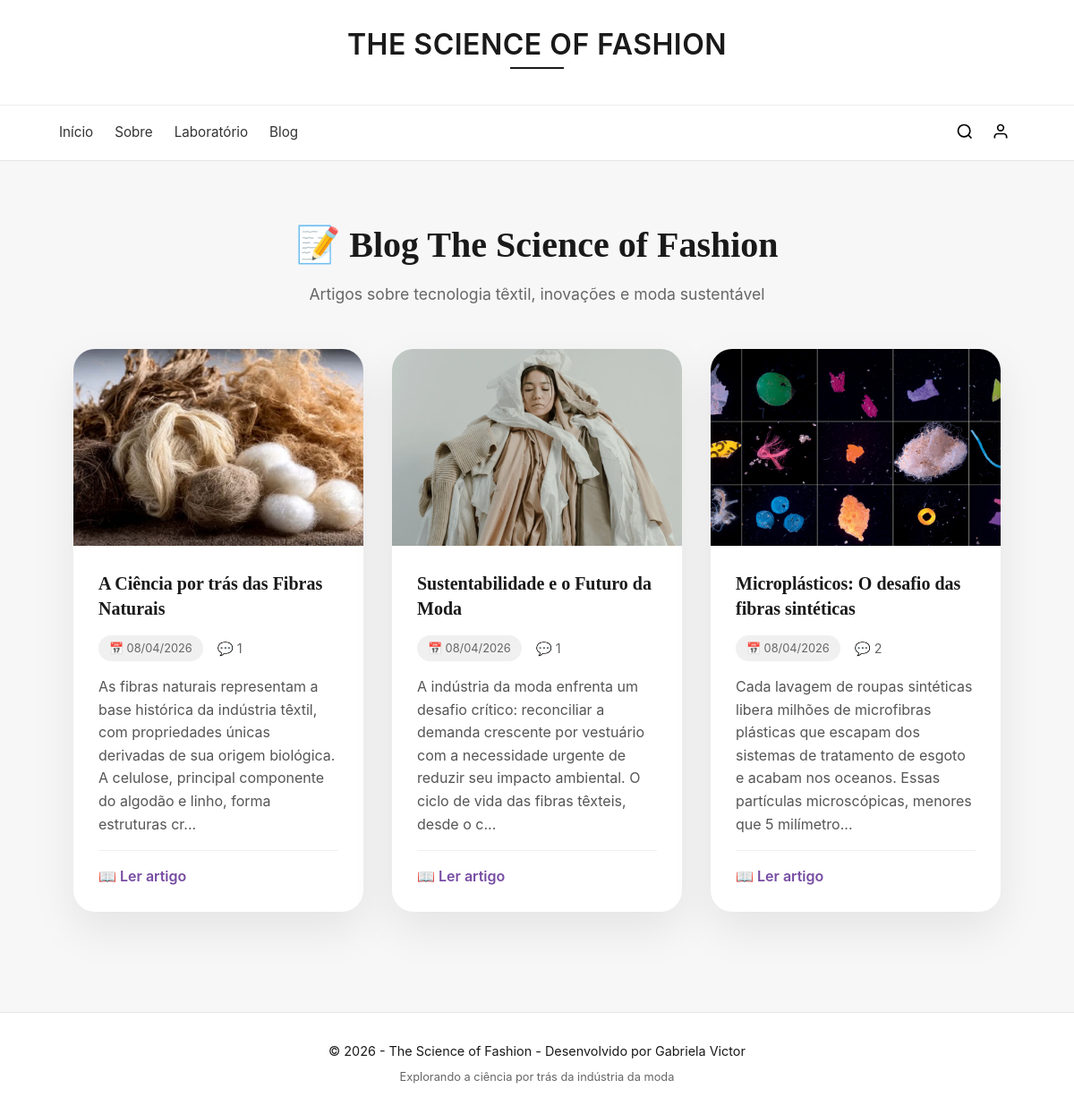
The app's page /blog (signed in) with its own data.
### models.py (models this page shows)
class Post(SQLModel, table=True):
    id: Optional[int] = Field(default=None, primary_key=True)
    titulo: str
    conteudo: str
    foto_url: Optional[str] = None
    data_publicacao: datetime = Field(default_factory=datetime.now)
    comentarios: List["Comentario"] = Relationship(back_populates="post")
    usuarios_que_favoritaram: List[Usuario] = Relationship(back_populates="posts_favoritos", link_model=FavoritoPost)

### main.py (the view)
@app.get("/blog", response_class=HTMLResponse)
async def listar_posts(
    request: Request,
    session: Session = Depends(get_session),
    usuario: Optional[Usuario] = Depends(get_usuario_logado)
):
    posts = session.exec(select(Post)).all()
    if "HX-Request" in request.headers:
        return templates.TemplateResponse(request, "partials/posts_list.html", {"posts": posts, "usuario": usuario})
    return templates.TemplateResponse(request, "blog/lista_posts.html", {"posts": posts, "usuario": usuario})

### templates/blog/lista_posts.html (shortened to what this page needs)
{% extends "base.html" %}
{% block content %}
<div id="blog-list-wrapper">
    {% include "partials/posts_list.html" %}
</div>
{% endblock %}

### templates/partials/posts_list.html
<div class="blog-container">
    <div class="blog-header">
        <h1>📝 Blog The Science of Fashion</h1>
        <p>Artigos sobre tecnologia têxtil, inovações e moda sustentável</p>
    </div>
    <div class="posts-grid" id="posts-grid">
        {% for post in posts %}
        <article class="post-card"
                 hx-get="/blog/post/{{ post.id }}"
                 hx-target="#main-content"
                 hx-push-url="true"
                 hx-swap="innerHTML">
            {% if post.foto_url %}
            <div class="post-card-image">
                <img src="{{ post.foto_url }}" alt="{{ post.titulo }}">
            </div>
            {% else %}
            <div class="post-card-image placeholder">
                <span>📷</span>
            </div>
            {% endif %}
            <div class="post-card-content">
                <h2 class="post-card-title">{{ post.titulo }}</h2>
                <div class="post-card-meta">
                    <span class="post-date">📅 {{ post.data_publicacao.strftime('%d/%m/%Y') }}</span>
                    <span class="comment-count">💬 {{ post.comentarios|length }}</span>
                </div>
                <p class="post-card-excerpt">{{ post.conteudo[:200] }}...</p>
                <div class="post-card-footer">
                    <span class="read-more">📖 Ler artigo</span>
                </div>
            </div>
        </article>
        {% else %}
        <div class="no-posts">
            <p>Nenhum post encontrado.</p>
        </div>
        {% endfor %}
    </div>
</div>

### static/css/base.css (style rules this page uses)
* { margin: 0; padding: 0; box-sizing: border-box; }
body { font-family: -apple-system, BlinkMacSystemFont, "Segoe UI", Roboto, sans-serif; background: #f7f7f8; color: #1a1a1a; line-height: 1.5; }

### static/css/pages/blog.css (style rules this page uses)
.blog-container { max-width: 1100px; margin: 0 auto; padding: 2rem 1rem 4rem; }
.blog-header { text-align: center; margin-bottom: 3rem; }
.blog-header h1 { font-size: 2.5rem; margin-bottom: 0.75rem; color: #1a1a1a; font-family: 'Playfair Display', serif; }
.blog-header p { font-size: 1.1rem; color: #666; }
.posts-grid { display: grid; grid-template-columns: repeat(auto-fill, minmax(320px, 1fr)); gap: 2rem; margin-top: 2rem; }
.post-card { background: #fff; border-radius: 24px; overflow: hidden; box-shadow: 0 20px 50px rgba(0, 0, 0, 0.08); transition: all 0.3s ease; cursor: pointer; display: flex; flex-direction: column; height: 100%; }
.post-card-image { width: 100%; height: 220px; background: linear-gradient(135deg, #f4f5f7 0%, #f9fafb 100%); overflow: hidden; position: relative; }
.post-card-image img { width: 100%; height: 100%; object-fit: cover; transition: transform 0.3s ease; }
.post-card-content { padding: 1.75rem; display: flex; flex-direction: column; flex: 1; }
.post-card-title { font-size: 1.25rem; margin-bottom: 1rem; color: #1a1a1a; line-height: 1.4; font-family: 'Playfair Display', serif; }
.post-card-meta { display: flex; gap: 1rem; margin-bottom: 1rem; font-size: 0.9rem; color: #666; }
.post-date, .comment-count { display: flex; align-items: center; gap: 0.3rem; }
.post-card-excerpt { color: #555; line-height: 1.6; margin-bottom: 1rem; flex: 1; }
.post-card-footer { display: flex; justify-content: space-between; align-items: center; padding-top: 1rem; border-top: 1px solid #f0f0f0; }
.read-more { color: #764ba2; font-weight: 600; transition: all 0.2s ease; }

### static/css/pages/perfil.css (style rules this page uses)
.tag-categoria, .tag-origem, .post-date { padding: 0.3rem 0.75rem; border-radius: 20px; background: #f0f0f0; font-size: 0.8rem; color: #666; }

### records on screen
Post: foto_url (picture), titulo "A Ciência por trás das Fibras Naturais", data_publicacao "08/04/2026", comentarios|length "1", conteudo "As fibras naturais representam a base histórica da indústria têxtil, com propriedades únicas derivadas de sua origem biológica. A celulose, principal componente do algodão e linho, forma estruturas cr"
Post: foto_url (picture), titulo "Sustentabilidade e o Futuro da Moda", data_publicacao "08/04/2026", comentarios|length "1", conteudo "A indústria da moda enfrenta um desafio crítico: reconciliar a demanda crescente por vestuário com a necessidade urgente de reduzir seu impacto ambiental. O ciclo de vida das fibras têxteis, desde o c"
Post: foto_url (picture), titulo "Microplásticos: O desafio das fibras sintéticas", data_publicacao "08/04/2026", comentarios|length "2", conteudo "Cada lavagem de roupas sintéticas libera milhões de microfibras plásticas que escapam dos sistemas de tratamento de esgoto e acabam nos oceanos. Essas partículas microscópicas, menores que 5 milímetro"
